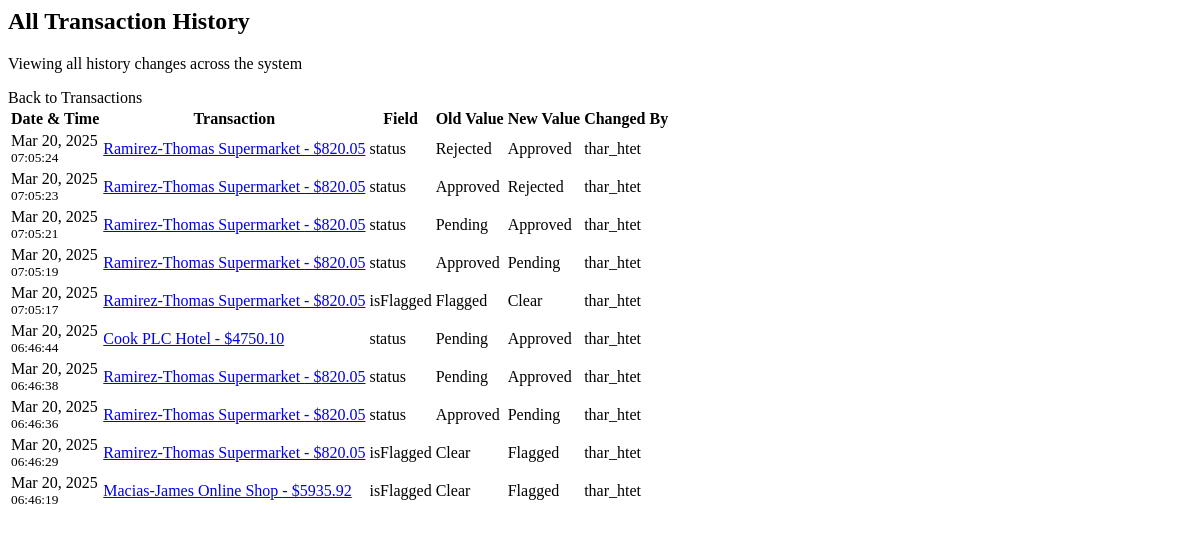
The app's page /all-history/ (signed in), older data.
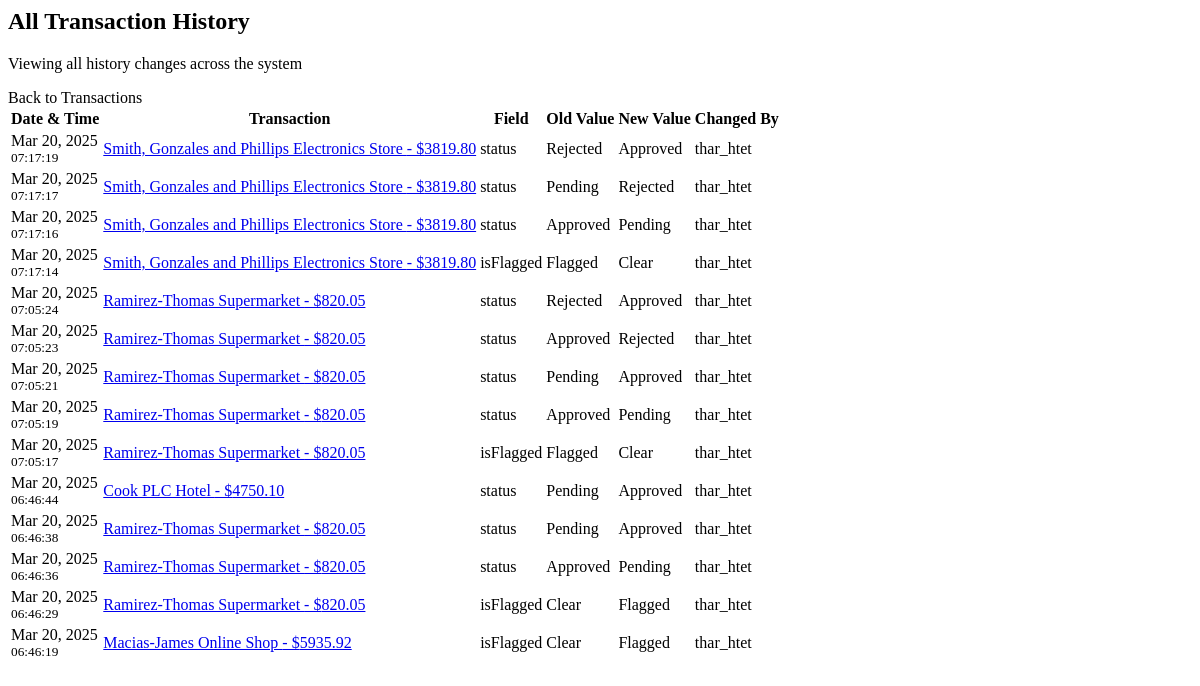
The same page, newer data.
### auditApp/models.py (models this page shows, shortened)
class TransactionHistory(models.Model):
    transaction = models.ForeignKey('Transaction', on_delete=models.CASCADE, related_name='history')
    changed_by = models.ForeignKey(User, on_delete=models.SET_NULL, null=True)
    changed_at = models.DateTimeField(auto_now_add=True)
    field_name = models.CharField(max_length=100)
    old_value = models.CharField(max_length=255, null=True)
    new_value = models.CharField(max_length=255, null=True)
    class Meta:
        ordering = ['-changed_at']

class Transaction(models.Model):
    STATUS_CHOICES = [
        ('Approved', 'Approved'),
        ('Pending', 'Pending'),
        ('Rejected', 'Rejected'),
    ]
    amount = models.DecimalField(max_digits=10, decimal_places=2, validators=[MinValueValidator(0)],null=False, blank=False)
    status = models.CharField(max_length=255, choices=STATUS_CHOICES, null=False, blank=False,default='Pending')
    timestamp = models.DateTimeField(auto_now_add=True)
    merchant = models.CharField(max_length=255, null=False, blank=False)
    isFlagged = models.BooleanField(default=False,null=True, blank=True)
    approved_by = models.ForeignKey(User, on_delete=models.SET_NULL, null=True, blank=True)

### auditApp/views.py (the view)
# urls.py: path('all-history/', views.all_transaction_history, name='all_history'),
@login_required
def all_transaction_history(request):
    try:
        history = TransactionHistory.objects.all().select_related(
            'transaction', 'changed_by'
        ).order_by('-changed_at')
        paginator = Paginator(history, 20)  # Show 20 entries per page
        page = request.GET.get('page', 1)
        history_entries = paginator.get_page(page)
        if request.headers.get('HX-Request'):
            return render(request, 'partials/all_history.html', {
                'history': history_entries
            })
        return render(request, 'partials/all_history.html', {
            'history': history_entries
        })
    except Exception as e:
        messages.error(request, str(e))
        return redirect('home')

### auditApp/templates/partials/all_history.html (shortened to what this page needs)
{% if history %}
<div class="row mb-4">
    <div class="col">
        <h2 class="page-header">
            All Transaction History
        </h2>
        <p class="text-muted mb-0">
            Viewing all history changes across the system
        </p>
    </div>
    <div class="col-auto">
        <a hx-get="{% url 'home' %}"
            hx-target="#transaction-container"
            hx-swap="innerHTML"
            class="btn btn-outline-primary">
            Back to Transactions
        </a>
    </div>
</div>
<div class="table-responsive">
    <table class="table table-hover">
        <thead>
            <tr>
                <th>Date & Time</th>
                <th>Transaction</th>
                <th>Field</th>
                <th>Old Value</th>
                <th>New Value</th>
                <th>Changed By</th>
            </tr>
        </thead>
        <tbody>
            {% for entry in history %}
            <tr>
                <td>
                    <span class="text-muted">
                        {{ entry.changed_at|date:"M d, Y" }}
                    </span>
                    <br>
                    <small class="text-muted">
                        {{ entry.changed_at|time:"H:i:s" }}
                    </small>
                </td>
                <td>
                    <a href="#" class="text-primary"
                       hx-get="{% url 'transaction_detail' entry.transaction.id %}"
                       hx-target="#modal-content"
                       data-bs-toggle="modal"
                       data-bs-target="#transactionModal">
                        {{ entry.transaction.merchant }} - ${{ entry.transaction.amount }}
                    </a>
                </td>
                <td>
                    <span class="fw-medium">{{ entry.field_name }}</span>
                </td>
                <td>
                    {% if entry.field_name == 'status' %}
                        <span class="badge {% if entry.old_value == 'Approved' %}bg-success{% elif entry.old_value == 'Pending' %}bg-warning{% else %}bg-danger{% endif %}">
                            {{ entry.old_value }}
                        </span>
                    {% elif entry.field_name == 'isFlagged' %}
                        <span class="badge {% if entry.old_value == 'True' %}bg-danger{% else %}bg-success{% endif %}">
                            {% if entry.old_value == 'True' %}Flagged{% else %}Clear{% endif %}
                        </span>
                    {% else %}
                        {{ entry.old_value }}
                    {% endif %}
                </td>
                <td>
                    {% if entry.field_name == 'status' %}
                        <span class="badge {% if entry.new_value == 'Approved' %}bg-success{% elif entry.new_value == 'Pending' %}bg-warning{% else %}bg-danger{% endif %}">
                            {{ entry.new_value }}
                        </span>
                    {% elif entry.field_name == 'isFlagged' %}
                        <span class="badge {% if entry.new_value == 'True' %}bg-danger{% else %}bg-success{% endif %}">
                            {% if entry.new_value == 'True' %}Flagged{% else %}Clear{% endif %}
                        </span>
                    {% else %}
                        {{ entry.new_value }}
                    {% endif %}
                </td>
                <td>
                    <span class="text-muted">
                        {{ entry.changed_by.username }}
                    </span>
                </td>
            </tr>
            {% endfor %}
        </tbody>
    </table>
</div>
{% else %}
<div class="alert alert-info" role="alert">
    <i class="fas fa-info-circle me-2"></i>No history records found.
</div>
{% endif %}

Row changes from the older to the newer data that the page shows:
added TransactionHistory: changed_at "Mar 20, 2025", changed_at "07:17:19", transaction.merchant "Smith, Gonzales and Phillips Electronics Store", transaction.amount "3819.80", field_name "status", old_value "Rejected", new_value "Approved", changed_by.username "thar_htet"
added TransactionHistory: changed_at "Mar 20, 2025", changed_at "07:17:17", transaction.merchant "Smith, Gonzales and Phillips Electronics Store", transaction.amount "3819.80", field_name "status", old_value "Pending", new_value "Rejected", changed_by.username "thar_htet"
added TransactionHistory: changed_at "Mar 20, 2025", changed_at "07:17:16", transaction.merchant "Smith, Gonzales and Phillips Electronics Store", transaction.amount "3819.80", field_name "status", old_value "Approved", new_value "Pending", changed_by.username "thar_htet"
added TransactionHistory: changed_at "Mar 20, 2025", changed_at "07:17:14", transaction.merchant "Smith, Gonzales and Phillips Electronics Store", transaction.amount "3819.80", field_name "isFlagged", old_value "Flagged", new_value "Clear", changed_by.username "thar_htet"
